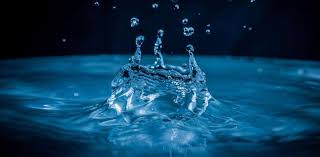
#> input picture example.jpg, 320 x 157 px, given in place of the camera
$ python main.py
#> lines starting #> are read from the running program, lines starting #| are printed output that depends on the picture; after the words box and inside, x2 and y2 are one past the last pixel; in counts of white or black regions, pixels touching at a corner belong together


import cv2
import pyautogui
import numpy as np
import random

cap = cv2.VideoCapture(0)
if (cap.isOpened()== False):
  print("Error opening video stream or file")

k = 0
while(cap.isOpened()):
  ret, frame = cap.read()
#> frame is the input picture: shape (157, 320, 3); mean B, G, R 88.3, 58.1, 11.3
  if ret == True:
      imS = cv2.resize(frame, (800, 700))
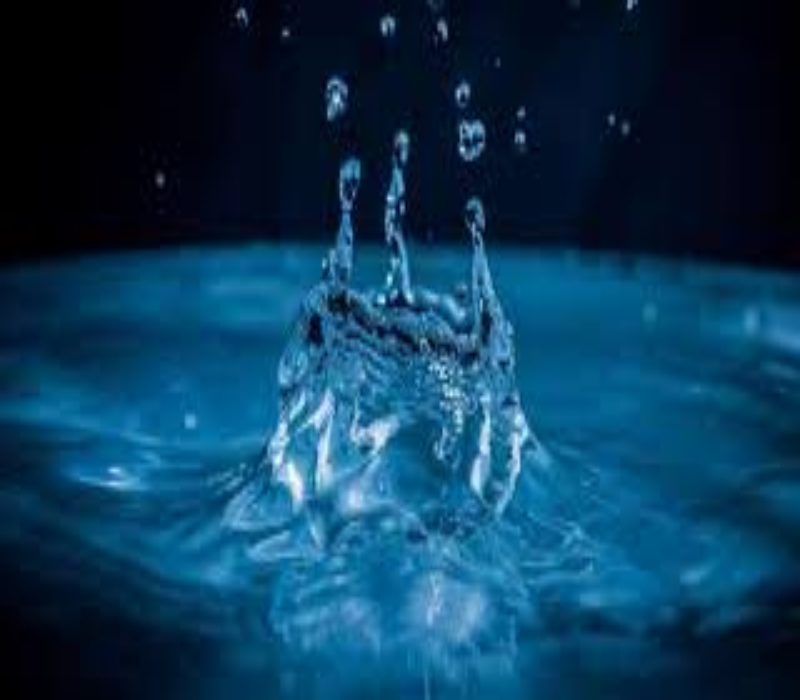
#> imS: shape (700, 800, 3); mean B, G, R 88.2, 58, 11.2
      roi=imS[50:200, 600:600]
#> roi = empty array
      r = cv2.rectangle(imS,(50,100),(400,400),(0,255,0),0)
      cv2.imshow('original-image',r)
      cv2.imshow('rectagle',r)
      grayframe = cv2.cvtColor(frame,cv2.COLOR_BGR2GRAY)
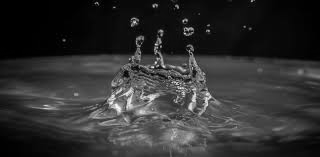
#> grayframe: shape (157, 320); min 0, max 252, mean 47.5
      #cv2.imshow('Gray-image',grayframe)
      hsvframe = cv2.cvtColor(frame,cv2.COLOR_BGR2HSV)
#> hsvframe: shape (157, 320, 3); mean H, S, V 101.9, 225.7, 88.4
      #cv2.imshow('HSV-image',hsvframe)
      lower_color = np.array([160, 0, 240])
      upper_color = np.array([160, 0, 240])
      rangeframe = cv2.inRange(frame,lower_color,upper_color)
#> rangeframe: shape (157, 320); every value is 0
      #blur = cv2.medianBlur(rangeframe, 5)
      #kernel = cv2.getStructuringElement(cv2.MORPH_ELLIPSE, (8, 8))
      #hsv_d = cv2.dilate(blur, kernel)
      ret,thresh = cv2.threshold(grayframe,127,255,0)
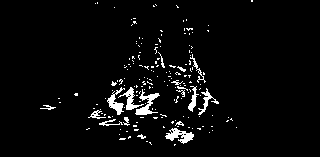
#> thresh: shape (157, 320); 3.9% white; 177 white regions (159 under 20 px), largest, box (x1, y1, x2, y2) and area: (135, 89, 160, 115) 234, (165, 128, 194, 144) 231, (107, 87, 125, 115) 188
      edge = cv2.Canny(thresh,35,150)
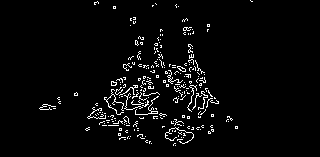
#> edge: shape (157, 320); 3.6% white in thin lines or dots, all inside (x1, y1, x2, y2) = (39, 0, 253, 146)
      cnts,_ = cv2.findContours(edge, cv2.RETR_TREE, cv2.CHAIN_APPROX_NONE)
#> cnts = 270 contours, 269 with area under 20; largest, box (x1, y1, x2, y2) and area: (177, 66, 186, 72) 24
      cv2.drawContours(frame,cnts,-1,(0,25,255),3)
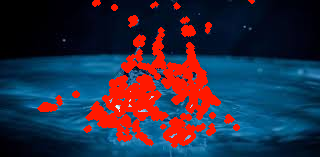
#> frame: shape (157, 320, 3); 14.95% of pixels changed, all inside (x1, y1, x2, y2) = (37, 0, 255, 148)

      #cv2.imshow('range-image',blur)
      #cv2.imshow('range-image2',hsv_d)
      cv2.imshow('ran',frame)
      if len(cnts) == 0:
          continue
      elif len(cnts[0][0]) == 1:
          x = cnts[0][0][0][0]
#> x = 175
          y = cnts[0][0][0][1]
#> y = 145
          pyautogui.moveTo(x,y)
      # cnts = imutils.grab_contours(cnts)
      ''' x = np.argwhere(cnts == [0,25,255])

      print(cnts)
      x = cnts[0]
      if k > 5:
          if k > x[0][0]:
              a = random.randrange(120, 250)
              b = random.randrange(300, 450)
              pyautogui.moveTo(a,b)
      k+=1'''
  if cv2.waitKey(1) & 0xFF == ord('q'):
#> (key q is pressed here)
      break

cap.release()
cv2.destroyAllWindows()
